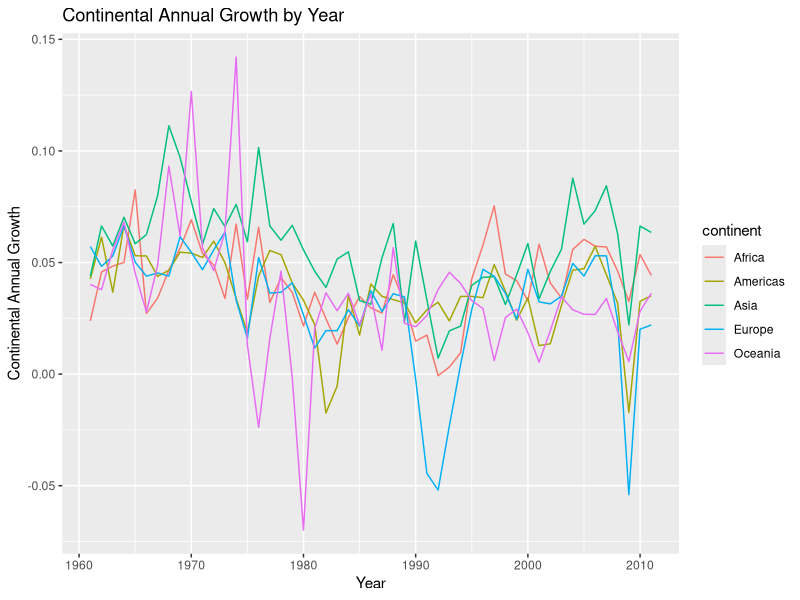
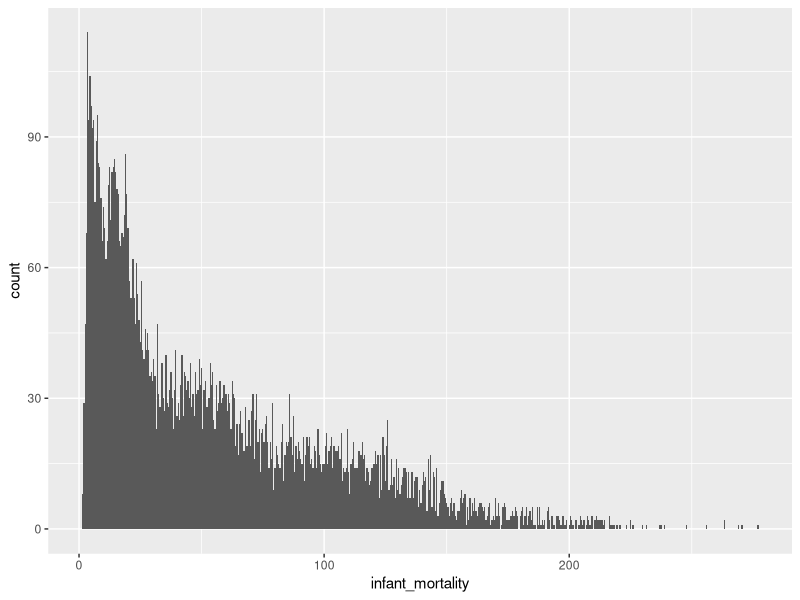
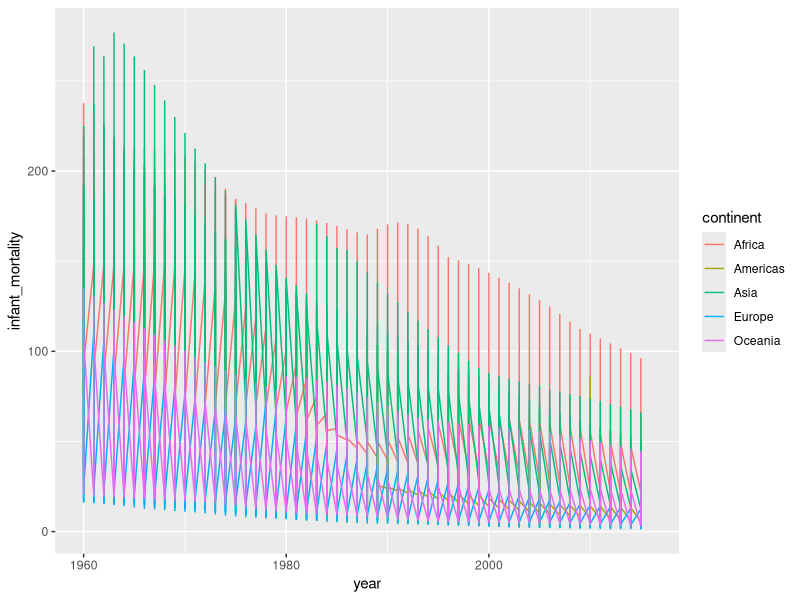
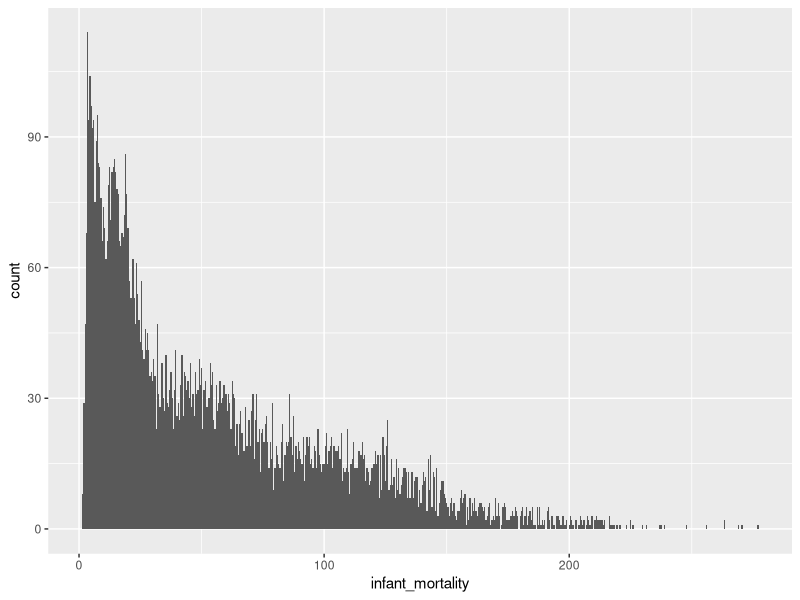
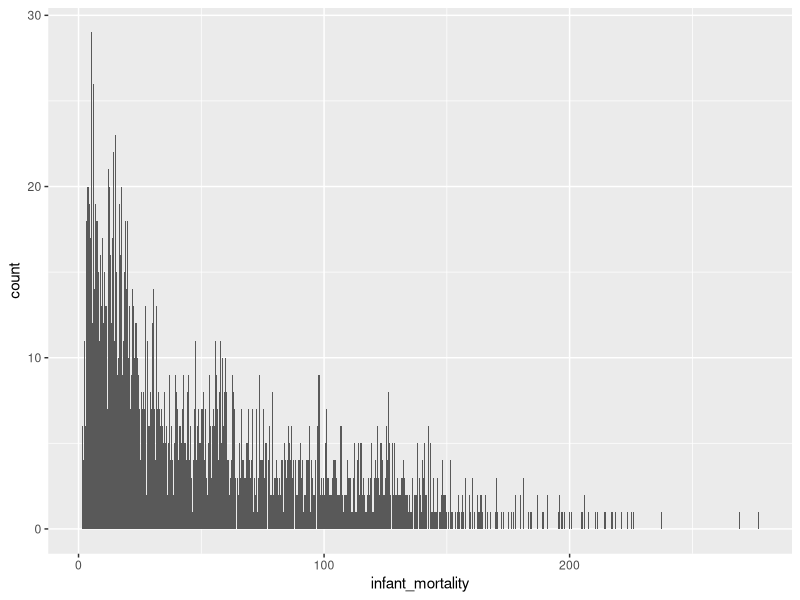
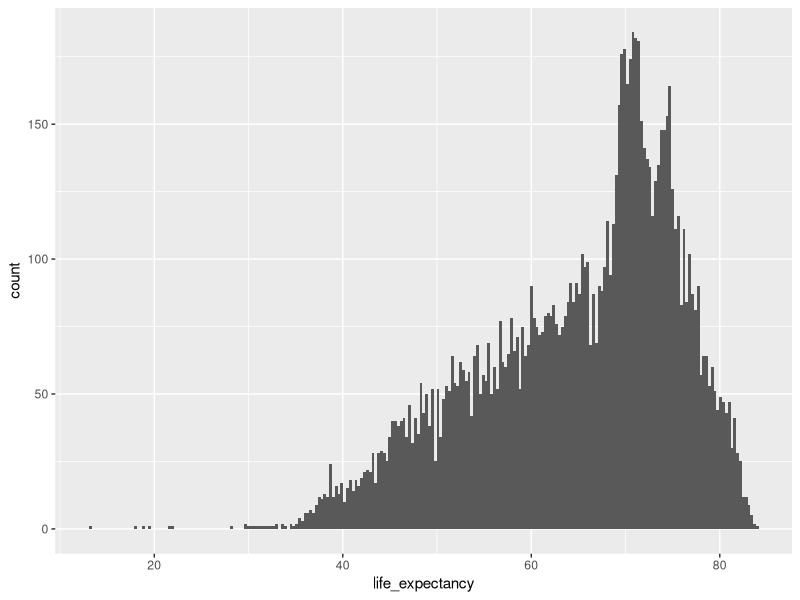
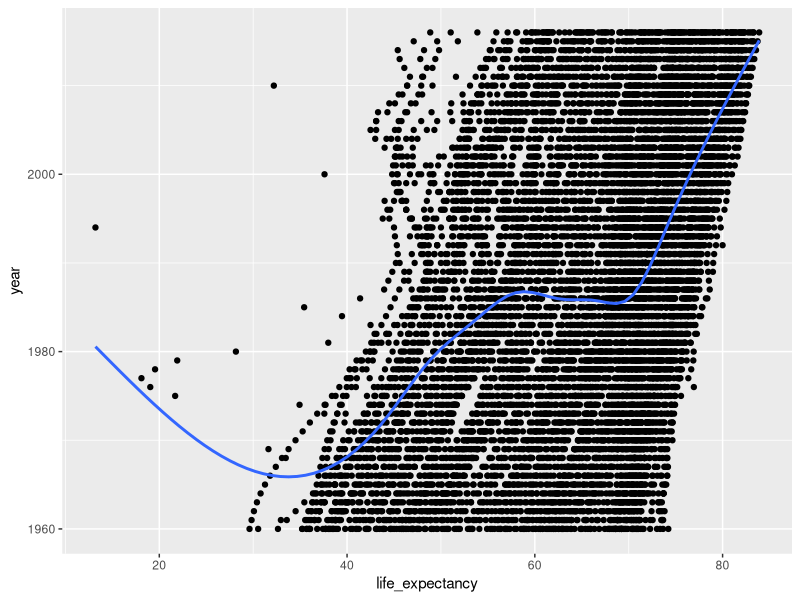
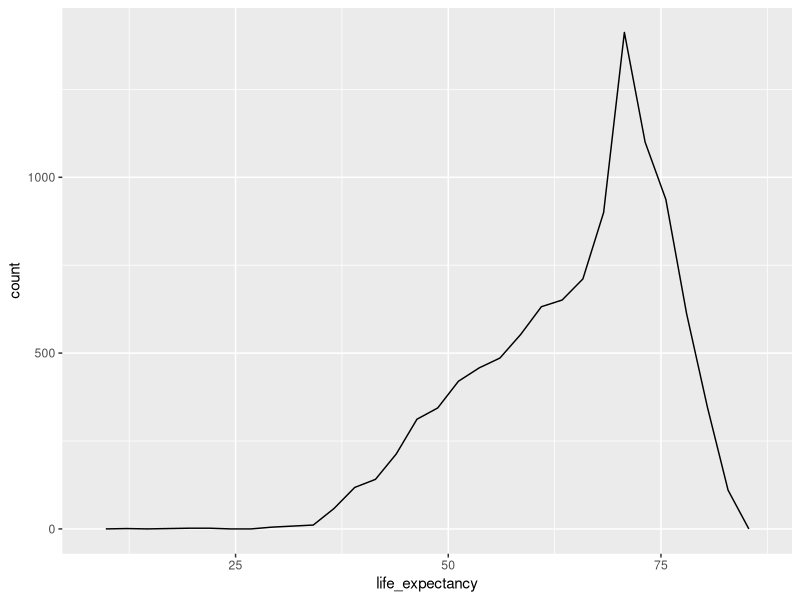

The R source for these figures, in order:
## ---- chunk 1
library(tidyverse)
library(dslabs)
library(ggplot2)
rm(list = ls())
knitr::opts_chunk$set(fig.width=6, fig.height=3)
## ---- chunk 2
order_by_country <- gapminder %>%
  arrange(country) %>%
  group_by(country) %>%
  mutate(previousyr_gdp = lag(gdp)) %>%
  select(country,year,gdp,previousyr_gdp,continent,region)

## ---- chunk 3
growth_gdp <- order_by_country %>% mutate(
  country_annual_growth = (gdp - previousyr_gdp)/previousyr_gdp)

continent_growth <- growth_gdp %>%
  group_by(continent, year) %>%
  summarise(cont_annual_growth = mean(country_annual_growth, na.rm=TRUE)) %>%
  ungroup()

continent_growth <- na.omit(continent_growth)

ggplot(data = continent_growth,aes(x = year, y = cont_annual_growth, group = continent)) +
   geom_line(aes(color = continent)) + labs(x="Year", y="Continental Annual Growth") +
  ggtitle("Continental Annual Growth by Year")

## ---- chunk 4
region_growth <- growth_gdp %>%
  group_by(region) %>%
  mutate(region_annual_growth = mean(country_annual_growth, na.rm=TRUE))

region_country <- region_growth %>%
  group_by(country) %>%
  summarise(region_mean= mean(region_annual_growth, na.rm=TRUE),
            country_mean = mean(country_annual_growth, na.rm=TRUE),
            relative_growth = country_mean - region_mean) %>% 
  arrange(relative_growth) %>%
  head(10)

region_country %>% as_tibble()

## ---- chunk 5
growth_gdp <- na.omit(growth_gdp)

grew_above_avg <- growth_gdp %>%
  group_by(region) %>%
  mutate(region_annual_growth = mean(country_annual_growth, na.rm=TRUE),
         gdpgrowth_more = ifelse(country_annual_growth > region_annual_growth, 1, 0)) %>%
  ungroup() %>%
  group_by(country) %>%
  summarise(n = sum(gdpgrowth_more)) %>%
  arrange(desc(n)) %>%
  head(10)

grew_above_avg %>% as_tibble()
## ---- chunk 6
summary(gapminder)

ggplot(data = gapminder) +
  geom_histogram(mapping = aes(x = infant_mortality), binwidth = 0.5)

ggplot(data = gapminder,aes(x = year, y = infant_mortality, group = continent)) +
   geom_line(aes(color = continent))
## ---- chunk 7
ggplot(data = gapminder) +
  geom_histogram(mapping = aes(x = infant_mortality), binwidth = 0.5)
## ---- chunk 8
ggplot(data = gapminder) +
  geom_histogram(mapping = aes(x = infant_mortality), binwidth = 0.1)
## ---- chunk 9
ggplot(data = gapminder) +
  geom_histogram(mapping = aes(x = life_expectancy), binwidth = 0.3)

summary(gapminder$life_expectancy)
## ---- chunk 10
ggplot(data = gapminder, 
       mapping = aes(x = life_expectancy, y = year)) +
      geom_point() +
      geom_smooth(se=FALSE)
## ---- chunk 11
gapminder %>%
  ggplot(aes(x=life_expectancy)) +
  geom_freqpoly()

ggplot(data = gapminder,aes(x = year, y = life_expectancy, group = continent)) +
   geom_line(aes(color = continent))
## ---- chunk 12
countryyear_pairs <- gapminder %>%
  group_by(country, year) %>%
  filter(life_expectancy < 40)

nrow(countryyear_pairs)
## ---- chunk 13
countryyear_pairs2 <- gapminder %>%
  group_by(country, year) %>%
  filter(life_expectancy > 80)

nrow(countryyear_pairs2)
## ---- chunk 14
gapminder %>%
  arrange(desc(life_expectancy)) %>%
  head(1)
## ---- chunk 15
# Plot using coord_cartesian() with binwidth unset. We notice different a bar, essentially
ggplot(data = gapminder) +
  geom_histogram(mapping = aes(x = life_expectancy)) + 
  coord_cartesian(xlim = c(68, 68.8))

# Plot using xlim() with binwidth unset. We notice different bar heights within our xlim.
ggplot(data = gapminder) +
  geom_histogram(mapping = aes(x = life_expectancy)) + xlim(c(68, 68.8))

# Plot using coord_cartesian() with binwidth set. We notice very different bar heights within our xlim.
ggplot(data = gapminder) +
  geom_histogram(mapping = aes(x = life_expectancy), binwidth = 0.01) + 
  coord_cartesian(xlim = c(68, 68.8))

# Plot using xlim() with binwidth set. We notice a very similar plot compared to using coord_cartesian() with binwidth set.
ggplot(data = gapminder) +
  geom_histogram(mapping = aes(x = life_expectancy), binwidth = 0.01) + 
  xlim(c(68, 68.8))
## ---- chunk 16
gapminder_1999 <- gapminder %>%
  filter(year == "1999")

ggplot(data = gapminder_1999) +
  geom_histogram(aes(x = infant_mortality))

## ---- chunk 17
color_NA <- diamonds %>% mutate(color = as.factor(ifelse(y > 7, NA, cut)))

ggplot(data = color_NA) +
  geom_bar(aes(x = color))
## ---- chunk 18
mean(gapminder$gdp, na.rm = TRUE)

sum(gapminder$gdp, na.rm = TRUE)
## ---- chunk 19
tibble(
  cut = c("Fair", "Good", "Very Good", "Premium", "Ideal"), 
  mean_price = c(4359, 3929, 3982, 4584, 3458)
)
## ---- chunk 20
ggplot(data = diamonds, 
       mapping = aes(x = carat, y = price)) +
      geom_hex() +
      geom_smooth(se=FALSE)
## ---- chunk 21
ggplot(data = diamonds, 
       mapping = aes(x = cut, y = price)) +
      geom_hex() +
      geom_smooth(se=FALSE)
## ---- chunk 22
ggplot(data = diamonds, 
       mapping = aes(x = color, y = price)) +
      geom_hex() +
      geom_smooth(se=FALSE)
## ---- chunk 23
ggplot(data = diamonds, 
       mapping = aes(x = clarity, y = price)) +
      geom_hex() +
      geom_smooth(se=FALSE)
## ---- chunk 24
ggplot(data = diamonds, 
       mapping = aes(x = table, y = price)) +
      geom_hex() +
      geom_smooth(se=FALSE)
## ---- chunk 25
ggplot(data = diamonds, 
       mapping = aes(x = depth, y = price)) +
      geom_hex() +
      geom_smooth(se=FALSE)
## ---- chunk 26
ggplot(data = diamonds, 
       mapping = aes(x = cut, y = carat)) +
      geom_hex() +
      geom_smooth(se=FALSE)
## ---- chunk 27
diamonds %>% 
  count(color, cut) %>%
  group_by(color) %>%
  mutate(prop = n / sum(n)) %>%
  ggplot() +
      geom_tile(mapping = aes(x = color, y = cut, fill = prop)) +
  labs(title = 'Distribution of cut within color')

## ---- chunk 28
diamonds %>% 
  count(color, cut) %>%
  group_by(color) %>%
  mutate(prop = n / sum(n)) %>%
  ggplot() +
      geom_tile(mapping = aes(x = cut, y = color, fill = prop)) +
  labs(title = 'Distribution of color within cut')
## ---- chunk 29
diamonds %>% 
  count(color, cut) %>%
  mutate(prop = n / sum(n))

  ggplot(data = diamonds) +
    geom_bar(mapping = aes(x = color, y = ..prop.., group = 1)) + 
  facet_wrap(vars(cut))
## ---- chunk 30
diamonds %>% ggplot() +
  geom_freqpoly(mapping = aes(x = price,
                              color = cut_width(carat, .2)), bins = 30)

diamonds %>% ggplot() +
  geom_freqpoly(mapping = aes(x = price,
                              color = cut_width(carat, .4)), bins = 30)
## ---- chunk 31
diamonds %>% ggplot() +
  geom_freqpoly(mapping = aes(x = price,
                              color = cut_number(carat, 10)), bins = 30)

diamonds %>% ggplot() +
  geom_freqpoly(mapping = aes(x = price,
                              color = cut_number(carat, 15)), bins = 30)
## ---- chunk 32
diamonds %>% ggplot() +
  geom_hex(mapping = aes(x = carat, y = price,
                             group = cut_width(price, 5000, boundary = 0))) +
  labs(title = 'Distribution of carat, partitioned by price')
## ---- chunk 33
diamonds %>% ggplot +
  geom_boxplot(mapping = aes(x = cut_number(carat, 10),
                             y = price)) +
  coord_flip()
## ---- chunk 34
diamonds %>% ggplot() +
  geom_boxplot(mapping = aes(x = cut, y = price,
                             color = cut_number(carat, 5)))
## ---- chunk 35
diamonds %>% mutate(carat_group = cut_number(carat, 10)) %>%
  group_by(cut, carat_group) %>%
  summarize(avg_price = mean(price)) %>%
  ggplot() +
  geom_tile(mapping = aes(x = cut, y = carat_group,
                          fill = avg_price))
## ---- chunk 36
diamonds %>% ggplot() +
  geom_bin2d(mapping = aes(x = carat, y = price)) +
  facet_grid(vars(cut))
## ---- chunk 37
ggplot(data = diamonds) + 
  geom_point(mapping = aes(x = x, y = y)) + 
  coord_cartesian(xlim = c(4, 11), ylim = c(4, 11))

ggplot(data = diamonds) + 
  geom_bin2d(mapping = aes(x = x, y = y)) + 
  coord_cartesian(xlim = c(4, 11), ylim = c(4, 11))
